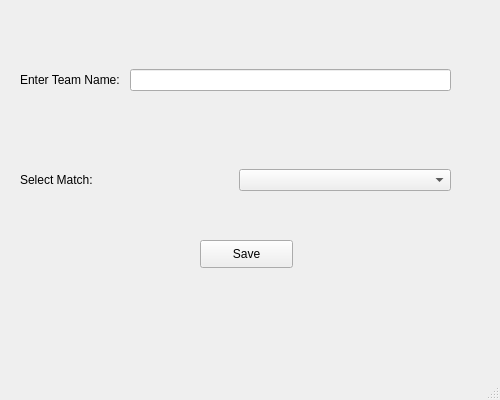
<?xml version="1.0" encoding="UTF-8"?>
<ui version="4.0">
 <class>MainWindow</class>
 <widget class="QMainWindow" name="MainWindow">
  <property name="geometry">
   <rect>
    <x>0</x>
    <y>0</y>
    <width>500</width>
    <height>400</height>
   </rect>
  </property>
  <property name="windowTitle">
   <string>MainWindow</string>
  </property>
  <widget class="QWidget" name="centralwidget">
   <widget class="QWidget" name="horizontalLayoutWidget">
    <property name="geometry">
     <rect>
      <x>20</x>
      <y>40</y>
      <width>431</width>
      <height>80</height>
     </rect>
    </property>
    <layout class="QHBoxLayout" name="horizontalLayout">
     <item>
      <widget class="QLabel" name="label_2">
       <property name="text">
        <string>Enter Team Name: </string>
       </property>
      </widget>
     </item>
     <item>
      <widget class="QLineEdit" name="t_nam_input"/>
     </item>
    </layout>
   </widget>
   <widget class="QWidget" name="horizontalLayoutWidget_2">
    <property name="geometry">
     <rect>
      <x>20</x>
      <y>140</y>
      <width>431</width>
      <height>80</height>
     </rect>
    </property>
    <layout class="QHBoxLayout" name="horizontalLayout_2">
     <item>
      <widget class="QLabel" name="label">
       <property name="text">
        <string>Select Match: </string>
       </property>
      </widget>
     </item>
     <item>
      <widget class="QComboBox" name="match_list"/>
     </item>
    </layout>
   </widget>
   <widget class="QPushButton" name="pushButton">
    <property name="geometry">
     <rect>
      <x>200</x>
      <y>240</y>
      <width>93</width>
      <height>28</height>
     </rect>
    </property>
    <property name="text">
     <string>Save</string>
    </property>
   </widget>
  </widget>
  <widget class="QMenuBar" name="menubar">
   <property name="geometry">
    <rect>
     <x>0</x>
     <y>0</y>
     <width>500</width>
     <height>26</height>
    </rect>
   </property>
  </widget>
  <widget class="QStatusBar" name="statusbar"/>
 </widget>
 <resources/>
 <connections/>
</ui>
